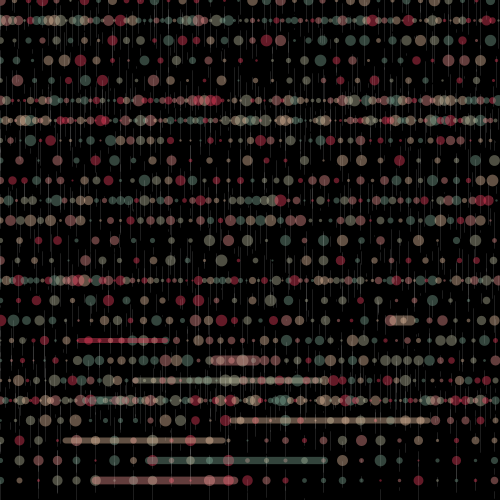
Frame 1 (no input)
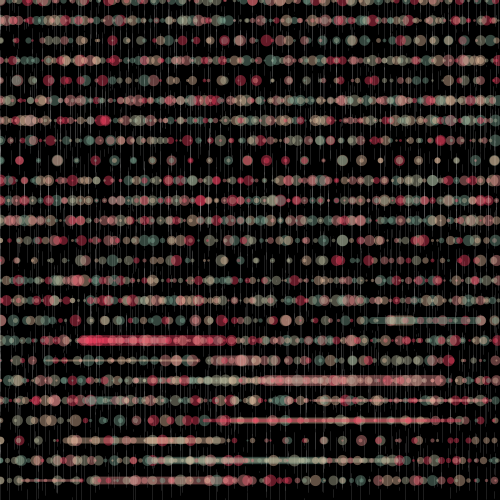
Frame 2 (the mouse pressed at the canvas centre, redrawn once)

The Processing sketch that drew these frames (run headless with seeded random() and noise(); the mouse was pressed at the canvas centre and the sketch redrawn once):

// Processing sketch: processing_19962
// ── processing_19962.pde

color Red1=color(254,67,101,99);
color Red2=color(252,157,154,99);
color Red3=color(249,205,173,99);
color Blue1=color(131,175,155,99);
color Blue2=color(200,200,169,99);

void setup() {
  size(500, 500);
  background(0);
}

//custom function:strokecolor
void strokecolor(){
  int strokecolor=floor(random(1,6));
  if(strokecolor==1){
    stroke(Red1);
  };
  if(strokecolor==2){
    stroke(Red2);
  };
  if(strokecolor==3){
    stroke(Red3);
  };
  if(strokecolor==4){
    stroke(Blue1);
  };
  if(strokecolor==5){
    stroke(Blue2);
  };
}

//custom function:pointline
void pointline(float y,float z){
  for(int x=0;x<width;x+=z){
  strokeWeight(0.5);
  stroke(200,200,200,75);
  line(x,y-random(-height/15,height/15),x,y+random(-height/15,height/15));
  noLoop();
  strokecolor();
  strokeWeight(random(2,12));
  point(x,y);
  
  }
}
  
 void draw() {
  for(int countY=0;countY<height/20;countY++){
    pointline(countY*20,random(5,20));   
    if(countY>15){
      line(random(0,width),countY*20,random(0,width),countY*20);
    }
} 
}

void mousePressed(){
  background(0);
  loop();
}




 
